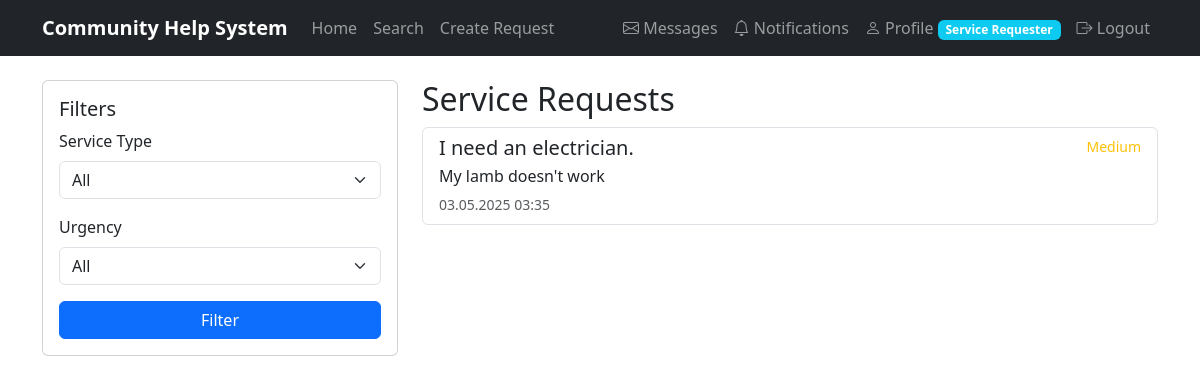
The app's page /search/ (signed in) with its own data.
### community/models.py (models this page shows)
class ServiceRequest(models.Model):
    SERVICE_TYPES = [
        ('plumbing', 'Plumbing'),
        ('electrical', 'Electrical'),
        ('cleaning', 'Cleaning'),
        ('moving', 'Moving'),
        ('other', 'Other'),
    ]
    URGENCY_LEVELS = [
        ('low', 'Low'),
        ('medium', 'Medium'),
        ('high', 'High'),
    ]
    STATUS_CHOICES = [
        ('pending', 'Pending'),
        ('in_progress', 'In Progress'),
        ('completed', 'Completed'),
        ('cancelled', 'Cancelled'),
    ]
    resident = models.ForeignKey(User, on_delete=models.CASCADE, related_name='service_requests')
    title = models.CharField(max_length=200, null=True, blank=True)
    description = models.TextField()
    service_type = models.CharField(max_length=20, choices=SERVICE_TYPES)
    urgency = models.CharField(max_length=10, choices=URGENCY_LEVELS)
    status = models.CharField(max_length=20, choices=STATUS_CHOICES, default='pending')
    location = models.CharField(max_length=255, default='Not Specified')
    created_at = models.DateTimeField(default=timezone.now)
    updated_at = models.DateTimeField(auto_now=True)

### community/views.py (the view)
# urls.py: path('search/', views.search_requests, name='search_requests'),
@login_required
def search_requests(request):
    query = request.GET.get('q', '')
    service_type = request.GET.get('service_type', '')
    urgency = request.GET.get('urgency', '')
    unread_notifications_count = get_unread_notifications_count(request.user)
    service_requests = ServiceRequest.objects.filter(status='pending')
    if query:
        service_requests = service_requests.filter(
            Q(description__icontains=query) |
            Q(resident__username__icontains=query)
        )
    if service_type:
        service_requests = service_requests.filter(service_type=service_type)
    if urgency:
        service_requests = service_requests.filter(urgency=urgency)
    return render(request, 'community/search_requests.html', {
        'service_requests': service_requests,
        'query': query,
        'service_type': service_type,
        'urgency': urgency,
        'unread_notifications_count': unread_notifications_count
    })

### community/views.py (called while the page is built)
def get_unread_notifications_count(user):
    return Notification.objects.filter(user=user, is_read=False).count()

### templates/community/search_requests.html (shortened to what this page needs)
{% extends 'community/base.html' %}
{% block content %}
<div class="row">
    <div class="col-md-4">
        <div class="card">
            <div class="card-body">
                <h5 class="card-title">Filters</h5>
                <form method="get">
                    <div class="mb-3">
                        <label for="service_type" class="form-label">Service Type</label>
                        <select class="form-select" id="service_type" name="service_type">
                            <option value="">All</option>
                        </select>
                    </div>
                    <div class="mb-3">
                        <label for="urgency" class="form-label">Urgency</label>
                        <select class="form-select" id="urgency" name="urgency">
                            <option value="">All</option>
                        </select>
                    </div>
                    <button type="submit" class="btn btn-primary w-100">Filter</button>
                </form>
            </div>
        </div>
    </div>
    <div class="col-md-8">
        <h2>Service Requests</h2>
        {% if service_requests %}
            <div class="list-group">
                {% for request in service_requests %}
                    <a href="{% url 'service_request_detail' request.pk %}" class="list-group-item list-group-item-action">
                        <div class="d-flex w-100 justify-content-between">
                            <h5 class="mb-1">{{ request.title }}</h5>
                            <small class="{% if request.urgency == 'low' %}text-success{% elif request.urgency == 'medium' %}text-warning{% elif request.urgency == 'high' %}text-danger{% else %}text-secondary{% endif %}">
                                {{ request.get_urgency_display }}
                            </small>
                        </div>
                        <p class="mb-1">{{ request.description|truncatechars:100 }}</p>
                        <small class="text-muted">{{ request.created_at|date:"d.m.Y H:i" }}</small>
                    </a>
                {% endfor %}
            </div>
        {% else %}
            <div class="alert alert-info">
                There are no service requests yet.
            </div>
        {% endif %}
    </div>
</div>
{% endblock %}

### records on screen
ServiceRequest: title "I need an electrician.", urgency "Medium", description "My lamb doesn't work", created_at "03.05.2025 03:35"
